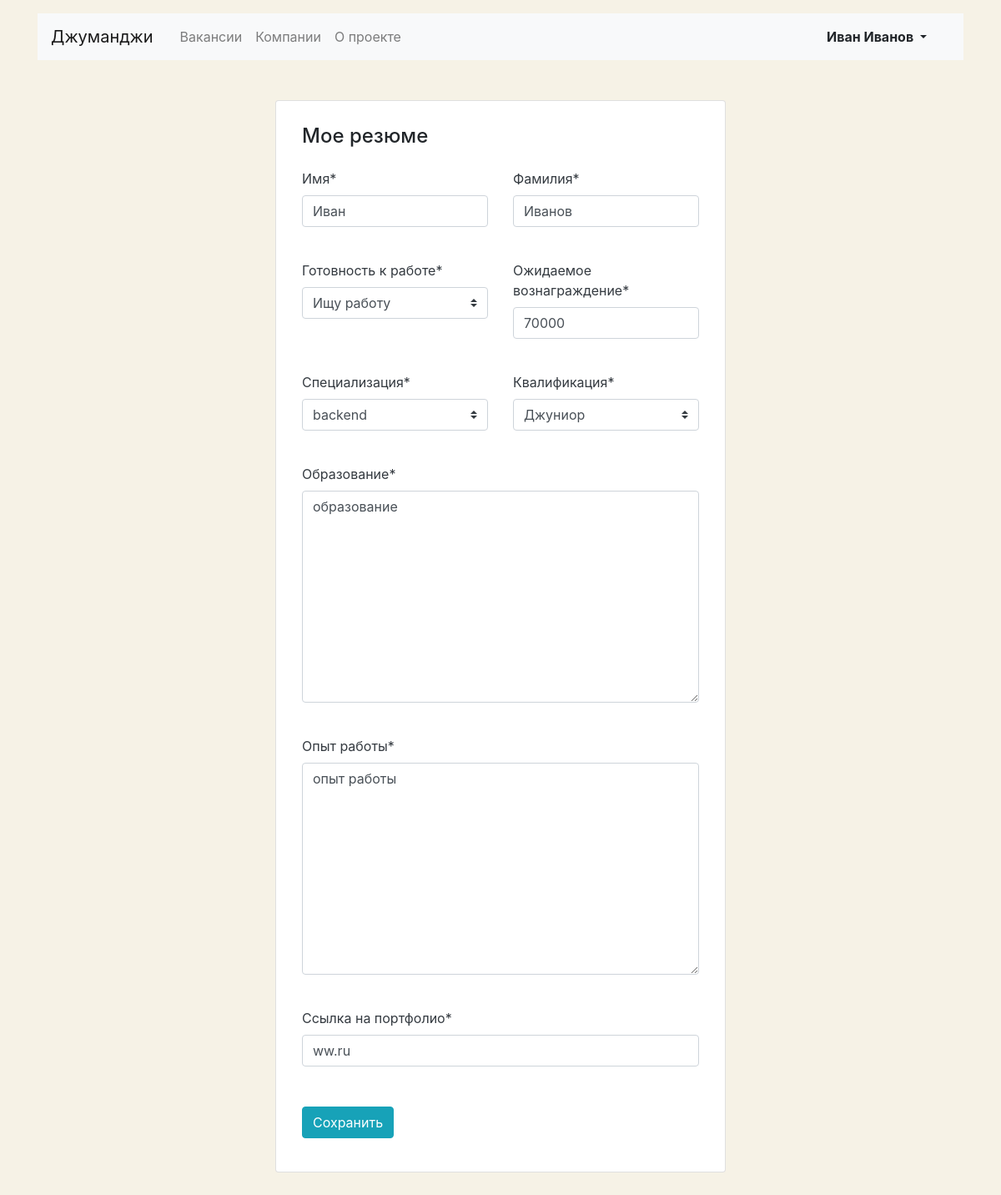
The app's page /myresume/ (signed in) with its own data.
### app_vacancies/models.py (models this page shows)
class Resume(models.Model):
    class Status(models.TextChoices):
        not_looking_for_job = 'NJ', 'Не ищу работу'
        considering_offers = 'CO', 'Рассматриваю предложения'
        looking_for_job = 'LJ', 'Ищу работу'
    class Grade(models.TextChoices):
        intern = 'IN', 'Стажер'
        junior = 'JR', 'Джуниор'
        middle = 'MD', 'Миддл'
        senior = 'SR', 'Синьор'
        lead = 'LD', 'Лид'
    user = models.ForeignKey(User, on_delete=models.CASCADE, related_name='resume', blank=True,
                             verbose_name='Пользователь')
    name = models.CharField(max_length=64, verbose_name='Имя')
    surname = models.CharField(max_length=64, verbose_name='Фамилия')
    status = models.CharField(choices=Status.choices, max_length=30, verbose_name='Готовность к работе')
    salary = models.IntegerField(default=0, verbose_name='Ожидаемое вознаграждение')
    specialty = models.ForeignKey(Specialty, on_delete=models.CASCADE, related_name="resume", null=True,
                                  verbose_name='Специализация')
    grade = models.CharField(choices=Grade.choices, max_length=30, verbose_name='Квалификация')
    education = models.TextField(default='', verbose_name='Образование')
    experience = models.TextField(default='', verbose_name='Опыт работы')
    portfolio = models.CharField(max_length=300, default='', verbose_name='Ссылка на портфолио')

### app_vacancies/views.py (the view, shortened to what this page needs)
# urls.py: path('myresume/', MyResumeView.as_view(), name='my_resume')
class MyResumeView(LoginRequiredMixin, View):
    login_url = '/login/'
    def get(self, request):
        try:
            resume = Resume.objects.get(user=request.user)
            form = ResumeForm(instance=resume)
            return render(request, 'resume-edit.html', context={'form': form})
        except ObjectDoesNotExist:
            return render(request, 'resume-create.html')
        except MultipleObjectsReturned:
            raise Http404

### app_vacancies/forms.py
class ResumeForm(ModelForm):
    class Meta:
        model = Resume
        fields = [
            'name',
            'surname',
            'status',
            'salary',
            'specialty',
            'grade',
            'education',
            'experience',
            'portfolio',
        ]
    def __init__(self, *args, **kwargs):
        super().__init__(*args, **kwargs)
        self.helper = FormHelper()
        self.helper.form_method = 'post'
        self.helper.add_input(Submit('submit', 'Сохранить'))
        self.helper.span = False
        self.helper.label_class = 'mb-2 text-dark'

### app_vacancies/models.py (called while the page is built)
    def __str__(self):
        return self.code

### templates/resume-edit.html (shortened to what this page needs)
{% extends 'base.html' %}
{% block container %}
    {% load crispy_forms_tags %}
 <main class="container mt-3 pb-5">
    <section class="col-12 col-lg-6 offset-lg-3 mt-5 card">
      <div class="card-body px-3 pb-4">
        <h1 class="h4 pt-2 pb-3">Мое резюме</h1>
        <form action="{% url 'my_resume' %}" method="post">
          <div class="row">
            <div class="col-12 col-md-6">
              <div class="form-group pb-2">
                  {{ form.name|as_crispy_field }}
              </div>
            </div>
            <div class="col-12 col-md-6">
              <div class="form-group pb-2">
                {{ form.surname|as_crispy_field }}
              </div>
            </div>
          </div>
          <div class="row">
            <div class="col-12 col-md-6">
              <div class="form-group pb-2">
                {{ form.status|as_crispy_field }}
              </div>
            </div>
            <div class="col-12 col-md-6">
              <div class="form-group pb-2">
                {{ form.salary|as_crispy_field }}
              </div>
            </div>
          </div>
          <div class="row">
            <div class="col-12 col-md-6">
              <div class="form-group pb-2">
                {{ form.specialty|as_crispy_field }}
              </div>
            </div>
            <div class="col-12 col-md-6">
              <div class="form-group pb-2">
                {{ form.grade|as_crispy_field }}
              </div>
            </div>
          </div>
          <div class="form-group pb-2">
              {{ form.education|as_crispy_field }}
          </div>
          <div class="form-group pb-2">
            {{ form.experience|as_crispy_field }}
          </div>
          <div class="form-group pb-3">
            {{ form.portfolio|as_crispy_field }}
          </div>
          <div class="form-group">
            <input type="submit" class="btn btn-info" value="Сохранить">
          </div>
        </form>
      </div>
    </section>
  </main>
{% endblock %}

### templates/base.html (shortened to what this page needs)
<!DOCTYPE html>
<html lang="ru">
<head>
  <link rel="stylesheet" href="https://stackpath.bootstrapcdn.com/bootstrap/4.3.1/css/bootstrap.min.css">
</head>
<body>
  <header class="container mt-3">
    <nav class="navbar navbar-expand-lg navbar-light bg-light">
      <a class="navbar-brand mr-4" href="/">Джуманджи</a>
      <div class="collapse navbar-collapse justify-content-between" id="navbarNav">
        <ul class="navbar-nav col-10">
          <li class="nav-item">
            <a class="nav-link" href="{% url 'vacancies' %}">Вакансии</a>
          </li>
          <li class="nav-item">
            <a class="nav-link" href="{% url 'main' %}#companies">Компании</a>
          </li>
          <li class="nav-item">
            <a class="nav-link" href="#">О проекте</a>
          </li>
        </ul>
        <ul class="navbar-nav col-2 justify-content-end">
          <li class="nav-item active">
            {% if user.is_authenticated %}
            <div class="btn-group">
              <button type="button" class="btn dropdown-toggle font-weight-bold" data-toggle="dropdown" aria-haspopup="true" aria-expanded="false">
                {{ user.first_name }} {{ user.last_name }}
              </button>
            </div>
            {% else %}
                <a href="{% url 'login' %}" class="nav-link font-weight-bold">Вход</a>
            {% endif %}
          </li>
        </ul>
      </div>
    </nav>
  </header>
    <div class="container">
        {% block container %} {% endblock %}
    </div>
</body>
</html>

### templates/resume-edit.html (style rules this page uses)
body { background-color: #F6F2E6; }

### records on screen
Resume: name "Иван", surname "Иванов", status "Ищу работу", salary "70000", specialty "backend", grade "Джуниор", education "образование", experience "опыт работы", portfolio "ww.ru"

### other values on screen
{{ user.first_name }} "Иван"
{{ user.last_name }} "Иванов"
